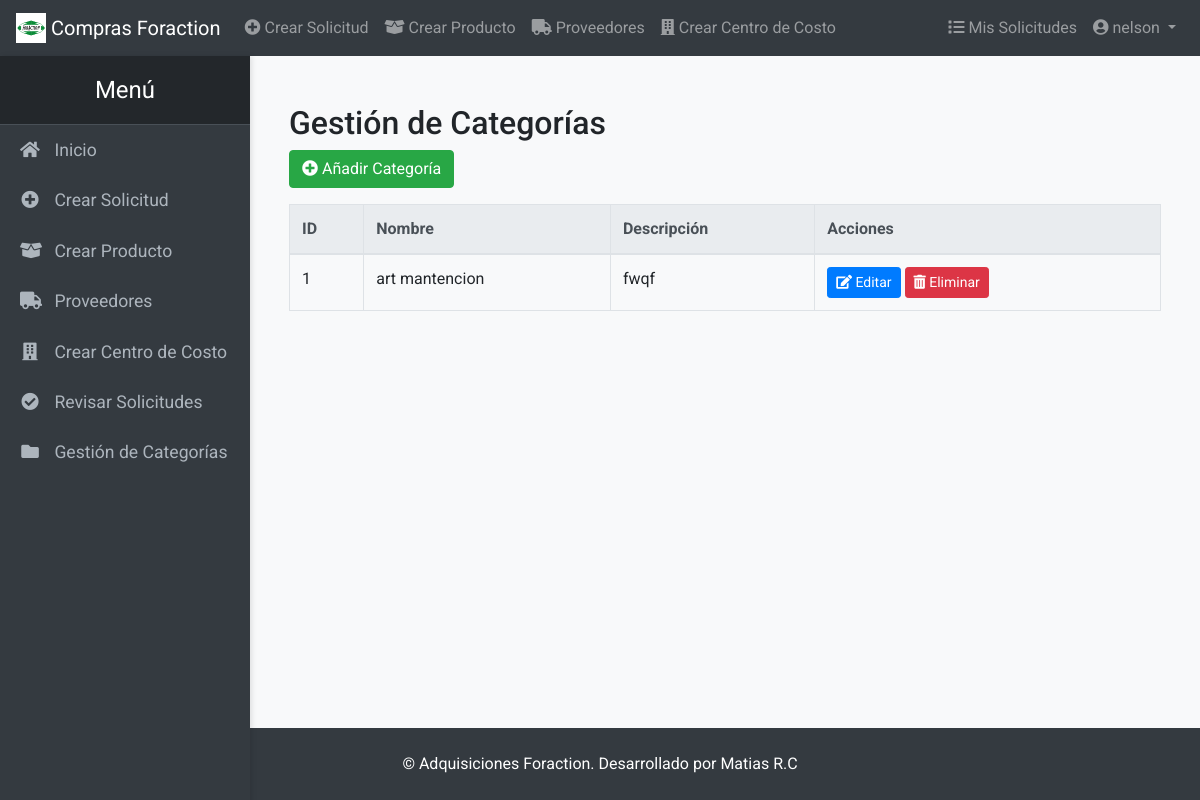
Screenshot of /categorias (signed in) with the database file from the repository.
### models.py (models this page shows, shortened)
class Usuario(db.Model, UserMixin):
    __tablename__ = 'usuarios'
    id = db.Column(db.Integer, primary_key=True)
    nombre_usuario = db.Column(db.String(150), unique=True, nullable=False)
    correo = db.Column(db.String(150), unique=True, nullable=False)
    contraseña_hash = db.Column(db.String(128), nullable=False)
    rol = db.Column(db.String(50), nullable=False)  # Roles: usuario, revisor, supervisor, admin, bodeguero
    proveedores = db.relationship('Proveedor', back_populates='creador', cascade='all, delete-orphan')
    solicitudes = db.relationship('Solicitud', back_populates='solicitante', cascade='all, delete-orphan')
    aprobaciones = db.relationship('Aprobacion', back_populates='revisador', cascade='all, delete-orphan')
    ordenes_compra_recibidas = db.relationship('OrdenCompra', back_populates='usuario_recepcion', foreign_keys='OrdenCompra.recibido_por')
    recepciones = db.relationship('Recepcion', back_populates='usuario', lazy=True)  # Relación con Recepcion

class Categoria(db.Model):
    __tablename__ = 'categorias'
    id = db.Column(db.Integer, primary_key=True)
    nombre = db.Column(db.String(150), nullable=False, unique=True)
    descripcion = db.Column(db.Text, nullable=True)
    productos = db.relationship('Producto', back_populates='categoria', cascade='all, delete-orphan')

### routes.py (the view, shortened to what this page needs)
@main.route('/categorias', methods=['GET', 'POST'])
@login_required
@roles_required('revisor', 'admin')  # Restringir a 'revisor' y 'admin'
def categorias():
    form = CategoriaForm()
    delete_form = DeleteCategoriaForm()
    categorias = Categoria.query.order_by(Categoria.nombre.asc()).all()
    return render_template('categorias.html', form=form, delete_form=delete_form, categorias=categorias)

### routes.py (called while the page is built)
@main.app_context_processor
def add_calculation_functions():
    def calcular_precio_total(solicitud, proveedor):
        total = sum(
            pp.precio_ofrecido * pp.cantidad
            for pp in solicitud.productos_proveedores
            if pp.proveedor_id == proveedor.id and pp.precio_ofrecido is not None
        )
        return total
    def calcular_tiempo_entrega(solicitud, proveedor):
        tiempos = [
            pp.tiempo_estimado_envio
            for pp in solicitud.productos_proveedores
            if pp.proveedor_id == proveedor.id and pp.tiempo_estimado_envio is not None
        ]
        return max(tiempos) if tiempos else None
    return dict(
        calcular_precio_total=calcular_precio_total,
        calcular_tiempo_entrega=calcular_tiempo_entrega
    )

### templates/categorias.html (shortened to what this page needs)
{% extends 'base.html' %}
{% block content %}
<div class="container mt-4">
    <h2>Gestión de Categorías</h2>
    <button type="button" class="btn btn-success mb-3" data-toggle="modal" data-target="#crearCategoriaModal">
        <i class="fas fa-plus-circle"></i> Añadir Categoría
    </button>
    <table class="table table-bordered">
        <thead class="thead-light">
            <tr>
                <th>ID</th>
                <th>Nombre</th>
                <th>Descripción</th>
                <th>Acciones</th>
            </tr>
        </thead>
        <tbody>
            {% for categoria in categorias %}
            <tr>
                <td>{{ categoria.id }}</td>
                <td>{{ categoria.nombre }}</td>
                <td>{{ categoria.descripcion }}</td>
                <td>
                    <button type="button" class="btn btn-primary btn-sm editar-categoria-btn" data-id="{{ categoria.id }}" data-nombre="{{ categoria.nombre }}" data-descripcion="{{ categoria.descripcion }}" data-toggle="modal" data-target="#editarCategoriaModal">
                        <i class="fas fa-edit"></i> Editar
                    </button>
                    <button type="button" class="btn btn-danger btn-sm eliminar-categoria-btn" data-id="{{ categoria.id }}" data-nombre="{{ categoria.nombre }}" data-toggle="modal" data-target="#eliminarCategoriaModal">
                        <i class="fas fa-trash-alt"></i> Eliminar
                    </button>
                </td>
            </tr>
            {% endfor %}
        </tbody>
    </table>
</div>
{% endblock %}

### templates/base.html (shortened to what this page needs)
<!DOCTYPE html>
<html lang="es">
<head>
    <link href="https://stackpath.bootstrapcdn.com/bootstrap/4.5.2/css/bootstrap.min.css" rel="stylesheet">
    <link href="https://cdnjs.cloudflare.com/ajax/libs/font-awesome/5.15.3/css/all.min.css" rel="stylesheet">
    <link href="{{ url_for('static', filename='css/custom.css') }}" rel="stylesheet">
</head>
<body>
    <div class="d-flex flex-column min-vh-100">
        <nav class="navbar navbar-expand-lg navbar-dark bg-dark">
            <a class="navbar-brand" href="{{ url_for('main.index') }}">
                <img src="{{ url_for('static', filename='logo.png') }}" width="30" height="30" class="d-inline-block align-top" alt="Logo" loading="lazy">
                Compras Foraction
            </a>
            <div class="collapse navbar-collapse" id="navbarNav">
                <ul class="navbar-nav mr-auto">
                    {% if current_user.is_authenticated %}
                        <li class="nav-item">
                            <a class="nav-link" href="{{ url_for('main.crear_solicitud') }}">
                                <i class="fas fa-plus-circle"></i> Crear Solicitud
                            </a>
                        </li>
                        {% if current_user.rol in ['solicitante', 'revisor'] %}
                            <li class="nav-item">
                                <a class="nav-link" href="{{ url_for('main.crear_producto') }}">
                                    <i class="fas fa-box-open"></i> Crear Producto
                                </a>
                            </li>
                        {% endif %}
                        {% if current_user.rol == 'revisor' %}
                            <li class="nav-item">
                                <a class="nav-link" href="{{ url_for('main.lista_proveedores') }}">
                                    <i class="fas fa-truck"></i> Proveedores
                                </a>
                            </li>
                            <li class="nav-item">
                                <a class="nav-link" href="{{ url_for('main.crear_centro_costo') }}">
                                    <i class="fas fa-building"></i> Crear Centro de Costo
                                </a>
                            </li>
                        {% endif %}
                    {% endif %}
                </ul>
                <ul class="navbar-nav ml-auto">
                    {% if current_user.is_authenticated %}
                        <li class="nav-item">
                            <a class="nav-link" href="{{ url_for('main.mis_solicitudes') }}">
                                <i class="fas fa-list"></i> Mis Solicitudes
                            </a>
                        </li>
                        <li class="nav-item dropdown">
                            <a class="nav-link dropdown-toggle" href="#" id="perfilDropdown" role="button" data-toggle="dropdown" aria-haspopup="true" aria-expanded="false">
                                <i class="fas fa-user-circle"></i> {{ current_user.nombre_usuario }}
                            </a>
                        </li>
                    {% endif %}
                </ul>
            </div>
        </nav>
        <div class="d-flex flex-grow-1">
            <nav id="sidebar" class="bg-dark">
                <div class="sidebar-heading">Menú</div>
                <ul class="list-unstyled components">
                    <li>
                        <a href="{{ url_for('main.index') }}"><i class="fas fa-home"></i> Inicio</a>
                    </li>
                    {% if current_user.is_authenticated %}
                        <li>
                            <a href="{{ url_for('main.crear_solicitud') }}"><i class="fas fa-plus-circle"></i> Crear Solicitud</a>
                        </li>
                        {% if current_user.rol in ['solicitante', 'revisor','bodeguero'] %}
                            <li>
                                <a href="{{ url_for('main.crear_producto') }}"><i class="fas fa-box-open"></i> Crear Producto</a>
                            </li>
                        {% endif %}
                        {% if current_user.rol == 'revisor' %}
                            <li>
                                <a href="{{ url_for('main.lista_proveedores') }}"><i class="fas fa-truck"></i> Proveedores</a>
                            </li>
                            <li>
                                <a href="{{ url_for('main.crear_centro_costo') }}"><i class="fas fa-building"></i> Crear Centro de Costo</a>
                            </li>
                        {% endif %}
                        {% if current_user.rol in ['supervisor', 'revisor'] %}
                            <li>
                                <a href="{{ url_for('main.revisar_solicitudes') }}"><i class="fas fa-check-circle"></i> Revisar Solicitudes</a>
                            </li>
                        {% endif %}
                        {% if current_user.rol in ['revisor', 'admin'] %}
                            <li>
                                <a href="{{ url_for('main.categorias') }}">
                                    <i class="fas fa-folder"></i> Gestión de Categorías
                                </a>
                            </li>
                        {% endif %}
                    {% endif %}
                </ul>
            </nav>
            <main class="flex-grow-1 p-4">
                {% block content %}{% endblock %}
            </main>
        </div>
        <footer class="bg-dark text-white p-4 text-center mt-auto">
            &copy; {{ current_year }} Adquisiciones Foraction. Desarrollado por Matias R.C
        </footer>
    </div>
</body>
</html>

### static/css/custom.css (style rules this page uses)
body { font-family: 'Roboto', sans-serif; background-color: #f8f9fa; }
#sidebar { width: 250px; min-width: 250px; max-width: 250px; height: 100vh; position: fixed; top: 56px; left: 0; background: #343a40; color: #fff; transition: all 0.3s; box-shadow: 2px 0 5px rgba(0,0,0,0.1); overflow-y: auto; z-index: 1000; }
#sidebar .sidebar-heading { padding: 1rem; font-size: 1.5rem; text-align: center; background: #23272b; border-bottom: 1px solid #495057; }
#sidebar .components { padding: 0; margin: 0; list-style: none; }
#sidebar .components li a { padding: 12px 20px; font-size: 1.1rem; display: block; color: #adb5bd; transition: all 0.3s; }
#sidebar .components li a i { margin-right: 10px; width: 20px; text-align: center; }
main { margin-left: 250px; transition: all 0.3s; }
footer { background-color: #343a40; color: white; }

### rows the page displays
Usuario: nombre_usuario "nelson"
Categoria: id "1", nombre "art mantencion", descripcion "fwqf"
